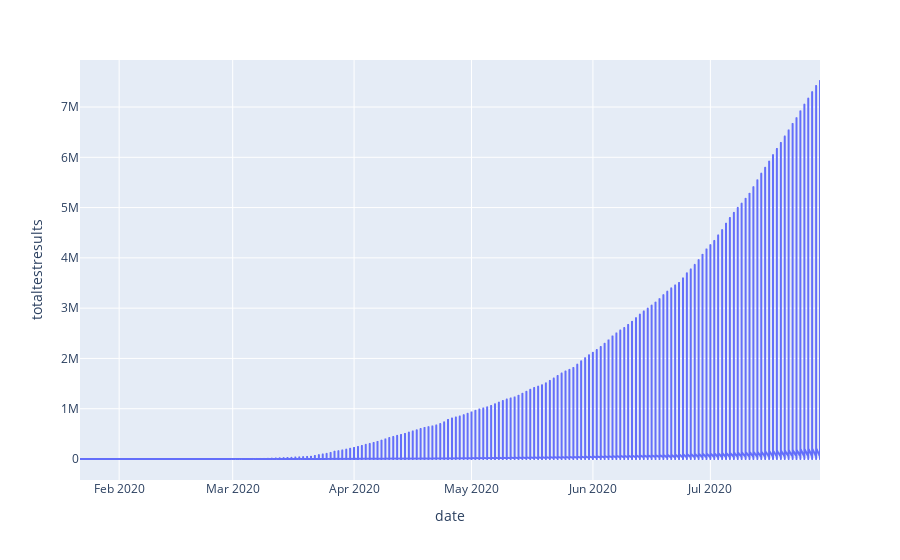

Source (notebook cell):
### Code cell
fig = px.line(dt, x="date", y='totaltestresults')
fig.show()

### Figure 1 — Plotly figure (JSON) as saved in the notebook; plotly's stock layout.template omitted (floating-point values rounded to 4 significant figures; data arrays with more than 128 entries replaced by an {"elided": "..."} marker saying what was removed)
{"data": [{"hovertemplate": "date=%{x}<br>totaltestresults=%{y}<extra></extra>", "legendgroup": "", "line": {"color": "#636efa", "dash": "solid"}, "mode": "lines", "name": "", "showlegend": false, "type": "scattergl", "x": {"elided": "8193 str values"}, "xaxis": "x", "y": {"elided": "8193 int values"}, "yaxis": "y"}], "layout": {"legend": {"tracegroupgap": 0}, "margin": {"t": 60}, "xaxis": {"anchor": "y", "domain": [0, 1], "title": {"text": "date"}}, "yaxis": {"anchor": "x", "domain": [0, 1], "title": {"text": "totaltestresults"}}}}
